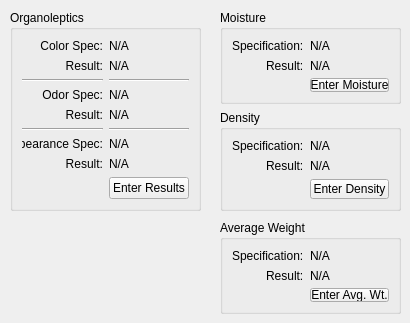
        <widget class="QWidget" name="tab_10">
         <attribute name="title">
          <string>Physical Results</string>
         </attribute>
         <widget class="QGroupBox" name="groupBox_9">
          <property name="geometry">
           <rect>
            <x>10</x>
            <y>10</y>
            <width>191</width>
            <height>201</height>
           </rect>
          </property>
          <property name="title">
           <string>Organoleptics</string>
          </property>
          <layout class="QGridLayout" name="gridLayout_4">
           <item row="0" column="0">
            <widget class="QLabel" name="label_46">
             <property name="text">
              <string>Color Spec:</string>
             </property>
             <property name="alignment">
              <set>Qt::AlignRight|Qt::AlignTrailing|Qt::AlignVCenter</set>
             </property>
            </widget>
           </item>
           <item row="0" column="1">
            <widget class="QLabel" name="il_color_specL">
             <property name="text">
              <string>N/A</string>
             </property>
            </widget>
           </item>
           <item row="1" column="0">
            <widget class="QLabel" name="label_47">
             <property name="text">
              <string>Result:</string>
             </property>
             <property name="alignment">
              <set>Qt::AlignRight|Qt::AlignTrailing|Qt::AlignVCenter</set>
             </property>
            </widget>
           </item>
           <item row="3" column="0">
            <widget class="QLabel" name="label_118">
             <property name="text">
              <string>Odor Spec:</string>
             </property>
             <property name="alignment">
              <set>Qt::AlignRight|Qt::AlignTrailing|Qt::AlignVCenter</set>
             </property>
            </widget>
           </item>
           <item row="1" column="1">
            <widget class="QLabel" name="il_color_resultL">
             <property name="text">
              <string>N/A</string>
             </property>
            </widget>
           </item>
           <item row="3" column="1">
            <widget class="QLabel" name="il_odor_specL">
             <property name="text">
              <string>N/A</string>
             </property>
            </widget>
           </item>
           <item row="7" column="0">
            <widget class="QLabel" name="label_121">
             <property name="text">
              <string>Result:</string>
             </property>
             <property name="alignment">
              <set>Qt::AlignRight|Qt::AlignTrailing|Qt::AlignVCenter</set>
             </property>
            </widget>
           </item>
           <item row="8" column="1">
            <widget class="QPushButton" name="il_enter_organolepticsB">
             <property name="text">
              <string>Enter Results</string>
             </property>
            </widget>
           </item>
           <item row="7" column="1">
            <widget class="QLabel" name="il_appearance_resultL">
             <property name="text">
              <string>N/A</string>
             </property>
            </widget>
           </item>
           <item row="6" column="1">
            <widget class="QLabel" name="il_appearance_specL">
             <property name="text">
              <string>N/A</string>
             </property>
            </widget>
           </item>
           <item row="4" column="1">
            <widget class="QLabel" name="il_odor_resultL">
             <property name="text">
              <string>N/A</string>
             </property>
            </widget>
           </item>
           <item row="4" column="0">
            <widget class="QLabel" name="label_119">
             <property name="text">
              <string>Result:</string>
             </property>
             <property name="alignment">
              <set>Qt::AlignRight|Qt::AlignTrailing|Qt::AlignVCenter</set>
             </property>
            </widget>
           </item>
           <item row="6" column="0">
            <widget class="QLabel" name="label_120">
             <property name="text">
              <string>Appearance Spec:</string>
             </property>
             <property name="alignment">
              <set>Qt::AlignRight|Qt::AlignTrailing|Qt::AlignVCenter</set>
             </property>
            </widget>
           </item>
           <item row="5" column="0">
            <widget class="Line" name="line_2">
             <property name="orientation">
              <enum>Qt::Horizontal</enum>
             </property>
            </widget>
           </item>
           <item row="2" column="0">
            <widget class="Line" name="line">
             <property name="orientation">
              <enum>Qt::Horizontal</enum>
             </property>
            </widget>
           </item>
           <item row="2" column="1">
            <widget class="Line" name="line_3">
             <property name="orientation">
              <enum>Qt::Horizontal</enum>
             </property>
            </widget>
           </item>
           <item row="5" column="1">
            <widget class="Line" name="line_4">
             <property name="orientation">
              <enum>Qt::Horizontal</enum>
             </property>
            </widget>
           </item>
          </layout>
         </widget>
         <widget class="QGroupBox" name="groupBox_35">
          <property name="geometry">
           <rect>
            <x>220</x>
            <y>10</y>
            <width>181</width>
            <height>94</height>
           </rect>
          </property>
          <property name="title">
           <string>Moisture</string>
          </property>
          <layout class="QFormLayout" name="formLayout_13">
           <property name="labelAlignment">
            <set>Qt::AlignRight|Qt::AlignTrailing|Qt::AlignVCenter</set>
           </property>
           <item row="0" column="0">
            <widget class="QLabel" name="label_56">
             <property name="text">
              <string>Specification:</string>
             </property>
            </widget>
           </item>
           <item row="0" column="1">
            <widget class="QLabel" name="il_moisture_specL">
             <property name="text">
              <string>N/A</string>
             </property>
            </widget>
           </item>
           <item row="1" column="0">
            <widget class="QLabel" name="label_61">
             <property name="text">
              <string>Result:</string>
             </property>
            </widget>
           </item>
           <item row="1" column="1">
            <widget class="QLabel" name="il_moisture_resultL">
             <property name="text">
              <string>N/A</string>
             </property>
            </widget>
           </item>
           <item row="2" column="1">
            <widget class="QPushButton" name="il_enter_moistureB">
             <property name="text">
              <string>Enter Moisture</string>
             </property>
            </widget>
           </item>
          </layout>
         </widget>
         <widget class="QGroupBox" name="groupBox_36">
          <property name="geometry">
           <rect>
            <x>220</x>
            <y>110</y>
            <width>181</width>
            <height>101</height>
           </rect>
          </property>
          <property name="title">
           <string>Density</string>
          </property>
          <layout class="QFormLayout" name="formLayout_14">
           <property name="labelAlignment">
            <set>Qt::AlignRight|Qt::AlignTrailing|Qt::AlignVCenter</set>
           </property>
           <item row="0" column="0">
            <widget class="QLabel" name="label_63">
             <property name="text">
              <string>Specification:</string>
             </property>
            </widget>
           </item>
           <item row="0" column="1">
            <widget class="QLabel" name="il_density_specL">
             <property name="text">
              <string>N/A</string>
             </property>
            </widget>
           </item>
           <item row="1" column="0">
            <widget class="QLabel" name="label_65">
             <property name="text">
              <string>Result:</string>
             </property>
            </widget>
           </item>
           <item row="1" column="1">
            <widget class="QLabel" name="il_density_resultL">
             <property name="text">
              <string>N/A</string>
             </property>
            </widget>
           </item>
           <item row="2" column="1">
            <widget class="QPushButton" name="il_enter_densityB">
             <property name="text">
              <string>Enter Density</string>
             </property>
            </widget>
           </item>
          </layout>
         </widget>
         <widget class="QGroupBox" name="groupBox_37">
          <property name="geometry">
           <rect>
            <x>220</x>
            <y>220</y>
            <width>181</width>
            <height>94</height>
           </rect>
          </property>
          <property name="title">
           <string>Average Weight</string>
          </property>
          <layout class="QFormLayout" name="formLayout_15">
           <property name="labelAlignment">
            <set>Qt::AlignRight|Qt::AlignTrailing|Qt::AlignVCenter</set>
           </property>
           <item row="0" column="0">
            <widget class="QLabel" name="label_67">
             <property name="text">
              <string>Specification:</string>
             </property>
            </widget>
           </item>
           <item row="0" column="1">
            <widget class="QLabel" name="il_avgwt_specL">
             <property name="text">
              <string>N/A</string>
             </property>
            </widget>
           </item>
           <item row="1" column="0">
            <widget class="QLabel" name="label_92">
             <property name="text">
              <string>Result:</string>
             </property>
            </widget>
           </item>
           <item row="1" column="1">
            <widget class="QLabel" name="il_avgwt_resultL">
             <property name="text">
              <string>N/A</string>
             </property>
            </widget>
           </item>
           <item row="2" column="1">
            <widget class="QPushButton" name="il_enter_avgwtB">
             <property name="text">
              <string>Enter Avg. Wt.</string>
             </property>
            </widget>
           </item>
          </layout>
         </widget>
        </widget>
